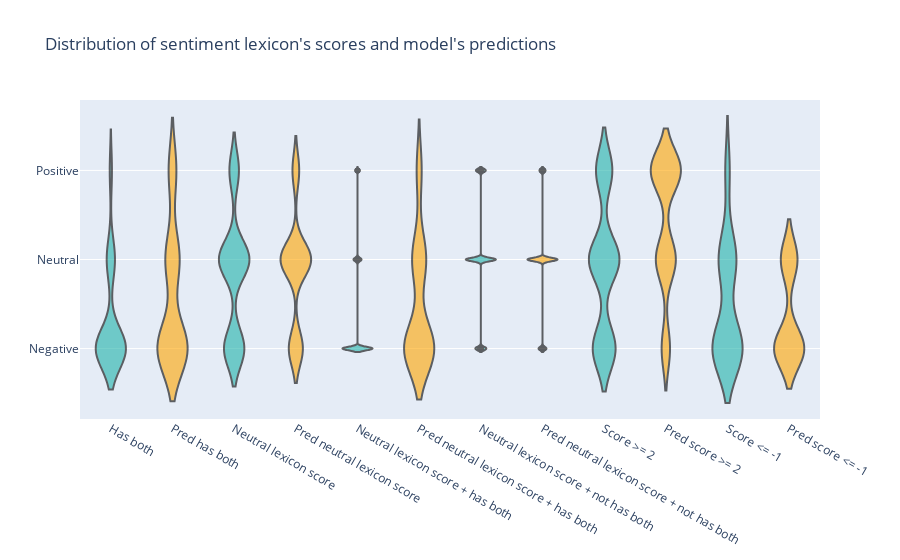

This figure's notebook cell:
### Code cell
fig = go.Figure()

fig.add_trace(go.Violin(y=dataset_sentipolc[dataset_sentipolc.labels != 3].labels.to_numpy()[has_boths], line_color='black',
                               meanline_visible=False, fillcolor='lightseagreen', opacity=0.6,
                               x0='Has both'))
fig.add_trace(go.Violin(y=preds[has_boths], line_color='black',
                               meanline_visible=False, fillcolor='orange', opacity=0.6,
                               x0='Pred has both'))

fig.add_trace(go.Violin(y=dataset_sentipolc[dataset_sentipolc.labels != 3].labels.to_numpy()[scores == 0], line_color='black',
                               meanline_visible=False, fillcolor='lightseagreen', opacity=0.6,
                               x0='Neutral lexicon score'))
fig.add_trace(go.Violin(y=preds[scores == 0], line_color='black',
                               meanline_visible=False, fillcolor='orange', opacity=0.6,
                               x0='Pred neutral lexicon score'))

fig.add_trace(go.Violin(y=dataset_sentipolc[dataset_sentipolc.labels != 3].labels.to_numpy()[np.logical_and(scores == 0, has_boths)], line_color='black',
                               meanline_visible=False, fillcolor='lightseagreen', opacity=0.6,
                               x0='Neutral lexicon score + has both'))
fig.add_trace(go.Violin(y=preds[np.logical_and(scores == 0, has_boths)], line_color='black',
                               meanline_visible=False, fillcolor='orange', opacity=0.6,
                               x0='Pred neutral lexicon score + has both'))

fig.add_trace(go.Violin(y=dataset_sentipolc[dataset_sentipolc.labels != 3].labels.to_numpy()[np.logical_and(scores == 0, ~has_boths)], line_color='black',
                               meanline_visible=False, fillcolor='lightseagreen', opacity=0.6,
                               x0='Neutral lexicon score + not has both'))
fig.add_trace(go.Violin(y=preds[np.logical_and(scores == 0, ~has_boths)], line_color='black',
                               meanline_visible=False, fillcolor='orange', opacity=0.6,
                               x0='Pred neutral lexicon score + not has both'))

fig.add_trace(go.Violin(y=dataset_sentipolc[dataset_sentipolc.labels != 3].labels.to_numpy()[scores >= 2], line_color='black',
                               meanline_visible=False, fillcolor='lightseagreen', opacity=0.6,
                               x0='Score >= 2'))
fig.add_trace(go.Violin(y=preds[scores >= 2], line_color='black',
                               meanline_visible=False, fillcolor='orange', opacity=0.6,
                               x0='Pred score >= 2'))

fig.add_trace(go.Violin(y=dataset_sentipolc[dataset_sentipolc.labels != 3].labels.to_numpy()[scores <= -1], line_color='black',
                               meanline_visible=False, fillcolor='lightseagreen', opacity=0.6,
                               x0='Score <= -1'))
fig.add_trace(go.Violin(y=preds[scores <= -1], line_color='black',
                               meanline_visible=False, fillcolor='orange', opacity=0.6,
                               x0='Pred score <= -1'))

fig.update_layout(
    title="Distribution of sentiment lexicon's scores and model's predictions",
    yaxis_zeroline=False,
    showlegend=False,
    yaxis = dict(
            tickmode = 'array',
            tickvals = [0, 1, 2, 3],
            ticktext = ['Negative', 'Neutral', 'Positive', 'Mixed']
        )
)
fig.show()

### Figure 1 — Plotly figure (JSON) as saved in the notebook; plotly's stock layout.template omitted (floating-point values rounded to 4 significant figures; data arrays with more than 128 entries replaced by an {"elided": "..."} marker saying what was removed)
{"data": [{"fillcolor": "lightseagreen", "line": {"color": "black"}, "meanline": {"visible": false}, "opacity": 0.6, "type": "violin", "x0": "Has both", "y": [0, 0, 0, 0, 0, 0, 0, 2, 0, 0, 0, 2, 0, 0, 2, 1, 0, 0, 0, 0, 0, 2, 0, 0, 0, 1, 1, 0, 0, 1, 0, 0, 0, 1, 1, 2, 0, 1, 0, 0, 0, 0, 0, 0, 0, 0, 1, 1, 0, 0, 0, 0, 0, 0, 0, 0, 0, 1, 1, 0, 0, 0, 1, 1, 0, 0, 0, 1, 0, 0, 1, 2, 0, 0, 0, 0, 1, 0, 0, 1, 1, 0, 0, 0, 0, 1, 0, 0, 0, 1, 0, 0, 0, 0, 2, 0, 0, 0, 0, 0, 0, 0, 0, 0, 1, 0, 0, 0, 0, 0, 0, 0, 1, 0, 1, 0, 0, 0, 0, 1, 1, 0, 0, 0, 0, 0, 1, 0]}, {"fillcolor": "orange", "line": {"color": "black"}, "meanline": {"visible": false}, "opacity": 0.6, "type": "violin", "x0": "Pred has both", "y": [0, 1, 2, 1, 2, 0, 1, 2, 0, 0, 0, 2, 1, 0, 2, 1, 0, 2, 0, 0, 0, 0, 0, 0, 0, 1, 2, 0, 2, 0, 0, 0, 0, 1, 1, 0, 2, 1, 0, 0, 0, 0, 1, 0, 0, 0, 0, 0, 0, 0, 0, 0, 0, 1, 0, 0, 0, 1, 1, 0, 0, 0, 2, 1, 1, 1, 0, 1, 0, 0, 1, 2, 0, 0, 1, 0, 1, 0, 0, 0, 0, 2, 1, 0, 1, 1, 1, 0, 0, 1, 1, 1, 2, 1, 2, 0, 0, 1, 0, 0, 2, 0, 0, 0, 0, 0, 2, 0, 0, 0, 0, 2, 1, 0, 1, 1, 1, 0, 0, 1, 1, 0, 0, 0, 0, 2, 2, 0]}, {"fillcolor": "lightseagreen", "line": {"color": "black"}, "meanline": {"visible": false}, "opacity": 0.6, "type": "violin", "x0": "Neutral lexicon score", "y": {"elided": "445 int values"}}, {"fillcolor": "orange", "line": {"color": "black"}, "meanline": {"visible": false}, "opacity": 0.6, "type": "violin", "x0": "Pred neutral lexicon score", "y": {"elided": "445 int values"}}, {"fillcolor": "lightseagreen", "line": {"color": "black"}, "meanline": {"visible": false}, "opacity": 0.6, "type": "violin", "x0": "Neutral lexicon score + has both", "y": [0, 0, 0, 0, 0, 0, 0, 0, 0, 0, 1, 0, 0, 0, 0, 2, 0, 0, 0, 1, 0, 1, 0, 0, 1, 1, 2, 0, 1, 0, 0, 0, 0, 0, 1, 1, 0, 0, 0, 0, 0, 0, 0, 1, 1, 0, 1, 0, 0, 0, 1, 0, 0, 2, 0, 0, 0, 0, 1, 0, 0, 1, 1, 0, 0, 0, 0, 0, 0, 0, 0, 0, 0, 0, 0, 0, 0, 0, 0, 1, 0, 0, 0, 0, 0, 0, 0, 1, 0, 0, 0, 1, 1, 0, 0, 0, 0, 1]}, {"fillcolor": "orange", "line": {"color": "black"}, "meanline": {"visible": false}, "opacity": 0.6, "type": "violin", "x0": "Pred neutral lexicon score + has both", "y": [0, 2, 1, 2, 0, 1, 0, 0, 1, 0, 1, 0, 0, 0, 0, 0, 0, 0, 0, 1, 0, 0, 0, 0, 1, 1, 0, 2, 1, 0, 0, 1, 0, 0, 0, 0, 0, 0, 0, 0, 0, 0, 0, 1, 1, 0, 1, 1, 1, 0, 1, 0, 0, 2, 0, 0, 1, 0, 1, 0, 0, 0, 0, 2, 1, 0, 1, 1, 0, 1, 1, 0, 1, 0, 0, 2, 0, 0, 0, 0, 0, 2, 0, 0, 0, 2, 0, 1, 1, 1, 0, 1, 1, 0, 0, 0, 2, 2]}, {"fillcolor": "lightseagreen", "line": {"color": "black"}, "meanline": {"visible": false}, "opacity": 0.6, "type": "violin", "x0": "Neutral lexicon score + not has both", "y": {"elided": "347 int values"}}, {"fillcolor": "orange", "line": {"color": "black"}, "meanline": {"visible": false}, "opacity": 0.6, "type": "violin", "x0": "Pred neutral lexicon score + not has both", "y": {"elided": "347 int values"}}, {"fillcolor": "lightseagreen", "line": {"color": "black"}, "meanline": {"visible": false}, "opacity": 0.6, "type": "violin", "x0": "Score >= 2", "y": {"elided": "363 int values"}}, {"fillcolor": "orange", "line": {"color": "black"}, "meanline": {"visible": false}, "opacity": 0.6, "type": "violin", "x0": "Pred score >= 2", "y": {"elided": "363 int values"}}, {"fillcolor": "lightseagreen", "line": {"color": "black"}, "meanline": {"visible": false}, "opacity": 0.6, "type": "violin", "x0": "Score <= -1", "y": [0, 0, 0, 0, 0, 0, 0, 0, 0, 0, 1, 1, 1, 0, 1, 0, 0, 1, 0, 0, 1, 2, 0, 1, 1, 2, 1, 0, 0, 0, 0, 0, 1, 0, 0, 2, 0, 0, 0, 1, 0, 1, 0, 2, 1, 1, 2, 1, 0, 1, 0, 1, 1, 1, 0, 0, 0, 1, 0]}, {"fillcolor": "orange", "line": {"color": "black"}, "meanline": {"visible": false}, "opacity": 0.6, "type": "violin", "x0": "Pred score <= -1", "y": [0, 0, 0, 0, 0, 0, 0, 0, 0, 0, 1, 1, 1, 0, 1, 0, 0, 0, 0, 0, 1, 1, 1, 1, 1, 0, 1, 0, 0, 0, 1, 0, 1, 0, 0, 1, 0, 0, 0, 1, 0, 1, 0, 0, 1, 1, 1, 0, 0, 1, 0, 0, 0, 1, 1, 0, 0, 0, 0]}], "layout": {"showlegend": false, "title": {"text": "Distribution of sentiment lexicon's scores and model's predictions"}, "yaxis": {"tickmode": "array", "ticktext": ["Negative", "Neutral", "Positive", "Mixed"], "tickvals": [0, 1, 2, 3], "zeroline": false}}}
